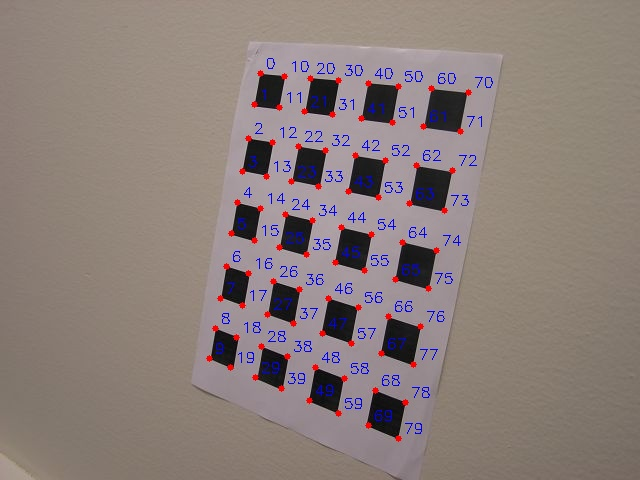
#> input picture HW08/points_0.jpg, 640 x 480 px, given as the content of the folder /home/jo_wang/Desktop/ECE661/HW08/Dataset2, which was not available
$ python camera_callibration.py
#> lines starting #> are read from the running program, lines starting #| are printed output that depends on the picture; pictures that were not available may be replaced by others from this repository, and a replacement may not be noted
### HW08/camera_callibration_helper.py
import os
import cv2
import numpy as np
from sklearn.cluster import KMeans
import sys

"""loadImages(dir_path)
Input: directory path
Output: list of grey scale images and labels
Purpose: given directory path, load images and labels"""
def loadImages(dir_path):
    raw_img_list = list()
    grey_img_list = list()
    img_labels = list()
    for filename in sorted(os.listdir(dir_path)):
        filepath = os.path.join(dir_path, filename)
        if os.path.isfile(filepath) and ('.jpg' in filepath or '.jpeg' in filepath):
            raw_img = cv2.imread(filepath)
#> raw_img is the input picture: shape (480, 640, 3); mean B, G, R 122.4, 125.9, 139.3
            grey_img = cv2.cvtColor(raw_img, cv2.COLOR_BGR2GRAY)
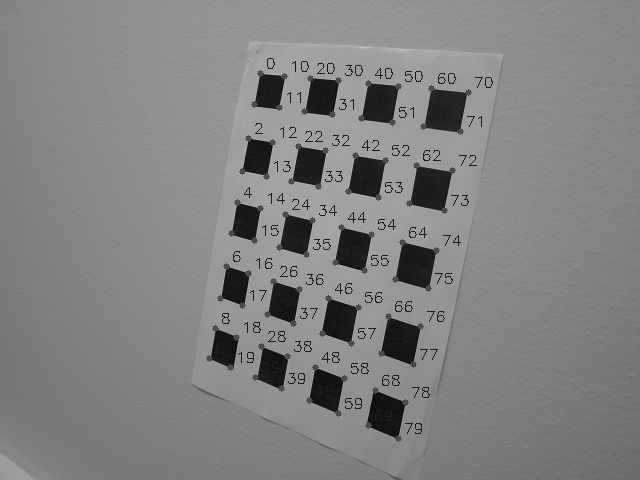
#> grey_img: shape (480, 640); min 1, max 195, mean 129.5
            raw_img_list.append(raw_img)
            grey_img_list.append(grey_img)
            img_labels.append(filename)
    return raw_img_list, grey_img_list, img_labels


"""performCanny(grey_img_list)
Input: list of grey-scale images
Output: list of canny edge maps
Purpose: Given a list of grey scale images, apply canny on them"""
# [6 lines left out: function performCanny, not called in this run]


"""performHoughTransform(edge_img_list)
Input: list of edge maps
Output: list of hough lines
Purpose: Given a list of edge maps, return a list of hough lines"""
# [6 lines left out: function performHoughTransform, not called in this run]


'''draw_hough_lines(line, img)
Input: line (list), img (np.ndarray)
Output: img (np.ndarray)
Purpose: Given a list of hough lines, draw them'''
# [14 lines left out: function draw_hough_lines, not called in this run]


"""get_Horizontal_Vert_Lines(lines)
Input: Hough lines for a single image as a list
Output: list of hor and vert lines
Purpose: separate hor and vert hough lines"""
# [11 lines left out: function get_Horizontal_Vert_Lines, not called in this run]


"""getCorners(v_lines, h_lines)
Input: horizontal and vertical lines as ndarrays
Output: list of 80 corners
Purpose: Given horizontal and vertical hough lines, find the corners"""
# [49 lines left out: function getCorners, not called in this run]


'''get_Ab(r2_points, projected_points)
Input: world points, corners as lists
Output: A, b matrices
Purpose: Given x and x' determne a and b'''
# [8 lines left out: function get_Ab, not called in this run]


'''get_H(world_points, corners)
Input: x and x'
Output: h
Purpose: Given x and x', find h'''
# [5 lines left out: function get_H, not called in this run]


'''get_V(i,j,h)
Input: index i, j and homography h
Output: 6x1 matrix
Purpose: Given i, j, h, compute Vij'''
# [13 lines left out: function get_V, not called in this run]


'''ReprojectPoints(img, world_coord, corner, k, r, t)
Input: img: raw colored image
       world_cord: list of world coords
       corners: list of identified corners
       k: intrinsic parameters
       r: rotation matrix
       t: translation vector
Output: img with points, mean error, var error
Purpose: Reproject world coords onto img'''
# [23 lines left out: function ReprojectPoints, not called in this run]


'''get_extrinsic(k,h)
Input: k: 3x3, h: 3x3
Output: R: 3x3, t: 3x1
Purpose: Given h and k (intrinsic/homo) compute extrinsic'''
# [22 lines left out: function get_extrinsic, not called in this run]


'''rotation2rod(R)
Input: 3x3 R rotation
Output: 3 vector rodriguez matrix
Purpose: Convert 9 dof to 3 dof rep of rotation matrix'''
# [6 lines left out: function rotation2rod, not called in this run]


'''rod2rotation(w)
Input: 3 vector rodriguez matrix
Output: 3x3 R rotation
Purpose: Convert from 3 dof rep to 9 dof Rep'''
# [8 lines left out: function rod2rotation, not called in this run]


'''cost_function_no_rad(p,x,x_m)
Input: p = [K,w1,t1,w2,t2,...wn,tn]
       x: list of list of corners for all images
       x_m: list of real world coordinates
Output: sum of square errors (scalar)
Purpose: cost function with no radial distortion'''
# [32 lines left out: function cost_function_no_rad, not called in this run]


'''cost_function_yes_rad
Input: p = [K,w1,t1,w2,t2,...wn,tn, k1,k2]
       x: list of list of corners for all images
       x_m: list of real world coordinates
Output: sum of square errors (scalar)
Purpose: cost function with radial distortion'''
# [37 lines left out: function cost_function_yes_rad, not called in this run]

### HW08/camera_callibration.py
#!/usr/bin/env python
# coding: utf-8

# # Zhang's Algorithm For Camera Calibration

# ### Import Statements

# In[16]:


from camera_callibration_helper import *
import cv2
import numpy as np
from copy import deepcopy
from scipy.optimize import least_squares
import warnings
warnings.filterwarnings('ignore')


# ### Load the Images
# * raw_img_list (list): list of 40 BGR input images
# * grey_img_list (list): list of 40 grey scale input images
# * img_labels (list): list of 40 image filenames (mainly for debugging)

# In[17]:


# given_data_path = 'C:\\Users\jo_wang\Desktop\ECE661\HW08\Dataset1'
#given_data_path = "/Users/wang3450/Desktop/ECE661/HW08/Dataset1"

# given_data_path = "/home/jo_wang/Desktop/ECE661/HW08/Dataset1"
given_data_path = "/home/jo_wang/Desktop/ECE661/HW08/Dataset2"
raw_img_list, grey_img_list, img_labels = loadImages(given_data_path)
#> raw_img_list = 1 item; grey_img_list = 1 item; img_labels = ['points_0.jpg']
#> (the run stopped early here; a loop or call above may not have finished)

$ run again, on HW08/points_29.jpg
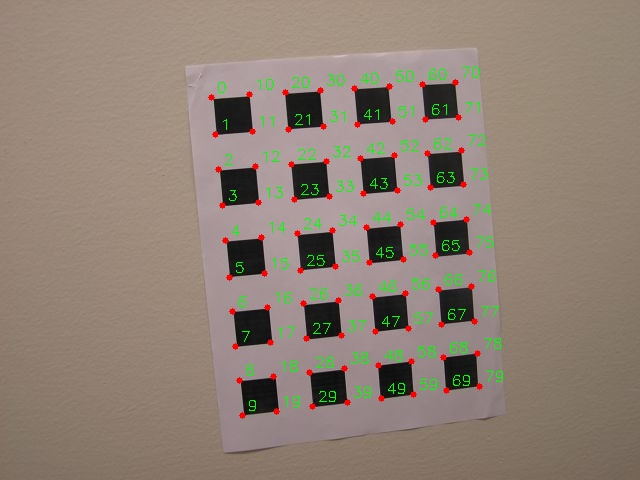
#> input picture HW08/points_29.jpg, 640 x 480 px, given as the content of the folder /home/jo_wang/Desktop/ECE661/HW08/Dataset2, which was not available
#> in loadImages, raw_img is the input picture: shape (480, 640, 3); mean B, G, R 116.2, 128.3, 142.9
#> in loadImages, `grey_img = cv2.cvtColor(raw_img, cv2.COLOR_BGR2GRAY)`:
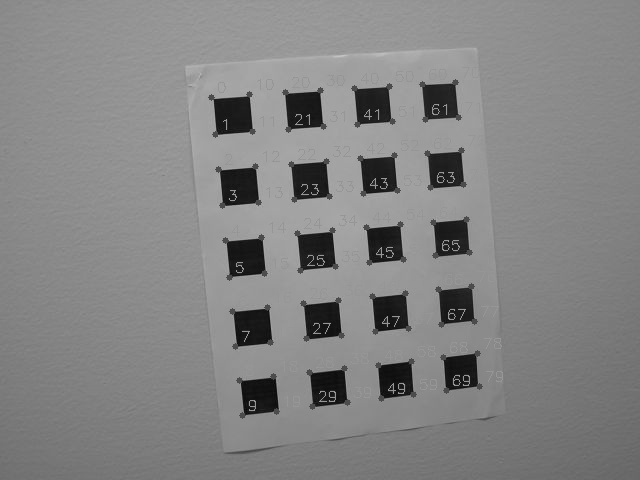
#> grey_img: shape (480, 640); min 5, max 197, mean 131.3
#> raw_img_list = 1 item; img_labels = ['points_29.jpg']

$ run again, on HW08/points_33.jpg
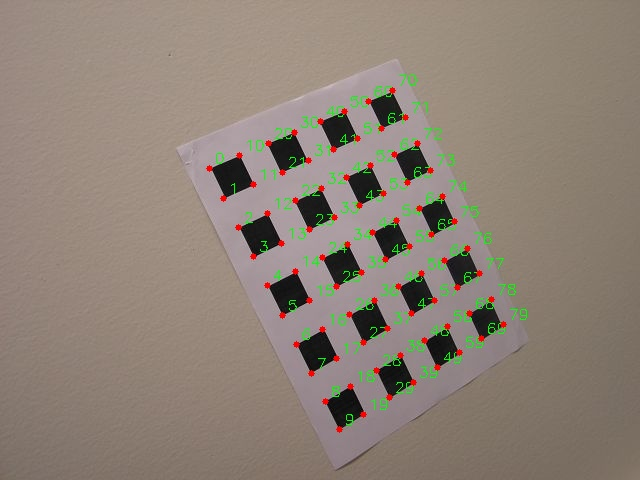
#> input picture HW08/points_33.jpg, 640 x 480 px, given as the content of the folder /home/jo_wang/Desktop/ECE661/HW08/Dataset2, which was not available
#> in loadImages, raw_img is the input picture: shape (480, 640, 3); mean B, G, R 118, 129.4, 141.8
#> in loadImages, `grey_img = cv2.cvtColor(raw_img, cv2.COLOR_BGR2GRAY)`:
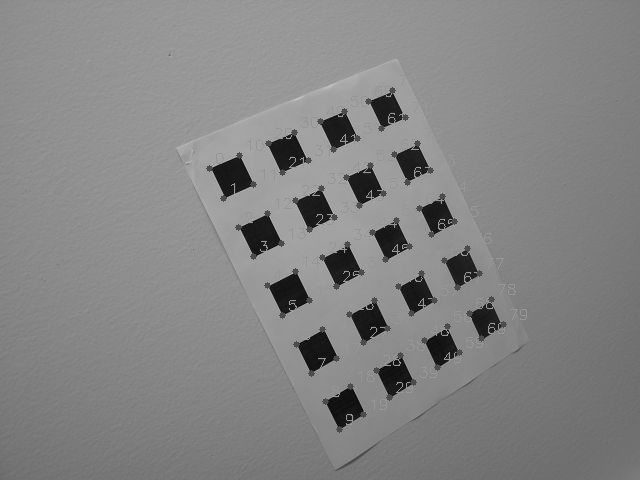
#> grey_img: shape (480, 640); min 1, max 199, mean 131.8
#> raw_img_list = 1 item; img_labels = ['points_33.jpg']
